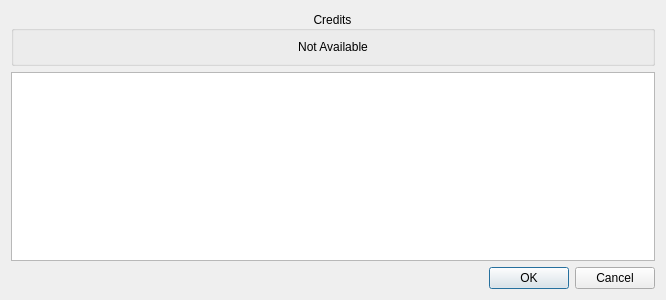
<?xml version="1.0" encoding="UTF-8"?>
<ui version="4.0">
 <class>SolvedCaptchasDialog</class>
 <widget class="QDialog" name="SolvedCaptchasDialog">
  <property name="geometry">
   <rect>
    <x>0</x>
    <y>0</y>
    <width>666</width>
    <height>300</height>
   </rect>
  </property>
  <property name="baseSize">
   <size>
    <width>480</width>
    <height>0</height>
   </size>
  </property>
  <property name="windowTitle">
   <string>Captcha Solutions</string>
  </property>
  <property name="windowIcon">
   <iconset resource="../../resources/resources.qrc">
    <normaloff>:/logo.svg</normaloff>:/logo.svg</iconset>
  </property>
  <layout class="QGridLayout" name="gridLayout">
   <item row="2" column="0">
    <widget class="QDialogButtonBox" name="buttonBox">
     <property name="orientation">
      <enum>Qt::Horizontal</enum>
     </property>
     <property name="standardButtons">
      <set>QDialogButtonBox::Cancel|QDialogButtonBox::Ok</set>
     </property>
    </widget>
   </item>
   <item row="1" column="0">
    <widget class="QTableView" name="solutionsTable">
     <property name="editTriggers">
      <set>QAbstractItemView::NoEditTriggers</set>
     </property>
     <property name="alternatingRowColors">
      <bool>true</bool>
     </property>
     <property name="selectionMode">
      <enum>QAbstractItemView::SingleSelection</enum>
     </property>
     <property name="selectionBehavior">
      <enum>QAbstractItemView::SelectRows</enum>
     </property>
     <property name="wordWrap">
      <bool>false</bool>
     </property>
     <attribute name="horizontalHeaderCascadingSectionResizes">
      <bool>true</bool>
     </attribute>
     <attribute name="verticalHeaderVisible">
      <bool>false</bool>
     </attribute>
     <attribute name="verticalHeaderVisible">
      <bool>false</bool>
     </attribute>
     <attribute name="horizontalHeaderCascadingSectionResizes">
      <bool>true</bool>
     </attribute>
    </widget>
   </item>
   <item row="0" column="0">
    <widget class="QGroupBox" name="creditsGroupBox">
     <property name="title">
      <string>Credits</string>
     </property>
     <property name="alignment">
      <set>Qt::AlignCenter</set>
     </property>
     <property name="flat">
      <bool>false</bool>
     </property>
     <layout class="QGridLayout" name="gridLayout_2">
      <item row="1" column="0">
       <widget class="QLabel" name="creditsLabel">
        <property name="mouseTracking">
         <bool>true</bool>
        </property>
        <property name="text">
         <string>Not Available</string>
        </property>
        <property name="alignment">
         <set>Qt::AlignCenter</set>
        </property>
       </widget>
      </item>
     </layout>
    </widget>
   </item>
  </layout>
 </widget>
 <resources>
  <include location="../../resources/resources.qrc"/>
 </resources>
 <connections>
  <connection>
   <sender>buttonBox</sender>
   <signal>accepted()</signal>
   <receiver>SolvedCaptchasDialog</receiver>
   <slot>accept()</slot>
   <hints>
    <hint type="sourcelabel">
     <x>248</x>
     <y>254</y>
    </hint>
    <hint type="destinationlabel">
     <x>157</x>
     <y>274</y>
    </hint>
   </hints>
  </connection>
  <connection>
   <sender>buttonBox</sender>
   <signal>rejected()</signal>
   <receiver>SolvedCaptchasDialog</receiver>
   <slot>reject()</slot>
   <hints>
    <hint type="sourcelabel">
     <x>316</x>
     <y>260</y>
    </hint>
    <hint type="destinationlabel">
     <x>286</x>
     <y>274</y>
    </hint>
   </hints>
  </connection>
 </connections>
</ui>
